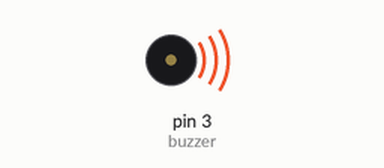
The sketch below on a simulated Arduino Uno, built with avr-gcc and run on an emulated ATmega328P. On the bench: buzzer (waves = sounding).

Above: at 0.2 s.
Timing chart, 0 to 3.5 s (numbered marks = the images above):
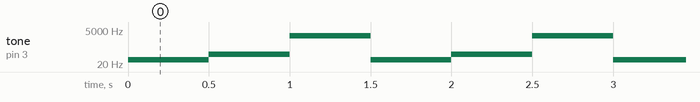

The sketch:

Buzzer_Ito.ino
```cpp
int buzzer = 3;

void setup() {
  // put your setup code here, to run once:
  pinMode(buzzer, OUTPUT);

}

void loop() {
  // put your main code here, to run repeatedly:

  tone(3, 40, 2000);
  delay(500);
  tone(3, 100, 1000);
  delay(500);
  tone(3, 2000, 2000);
  delay(500);

}
```

Measured:
- by itself, tone on pin 3 (buzzer): repeats every 1.5 s: 100 Hz 0.50 s, 2000 Hz 0.50 s, 40 Hz 0.50 s
